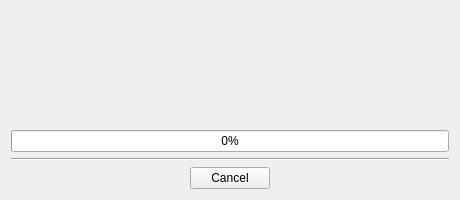
<?xml version="1.0" encoding="UTF-8"?>
<ui version="4.0">
 <class>DWait</class>
 <widget class="QDialog" name="DWait">
  <property name="windowModality">
   <enum>Qt::WindowModal</enum>
  </property>
  <property name="geometry">
   <rect>
    <x>0</x>
    <y>0</y>
    <width>460</width>
    <height>200</height>
   </rect>
  </property>
  <property name="windowTitle">
   <string>Wait</string>
  </property>
  <property name="modal">
   <bool>true</bool>
  </property>
  <layout class="QVBoxLayout" name="verticalLayout">
   <item>
    <widget class="QLabel" name="label">
     <property name="text">
      <string/>
     </property>
     <property name="alignment">
      <set>Qt::AlignCenter</set>
     </property>
    </widget>
   </item>
   <item>
    <spacer name="verticalSpacer">
     <property name="orientation">
      <enum>Qt::Vertical</enum>
     </property>
     <property name="sizeHint" stdset="0">
      <size>
       <width>20</width>
       <height>66</height>
      </size>
     </property>
    </spacer>
   </item>
   <item>
    <widget class="QProgressBar" name="progress">
     <property name="value">
      <number>0</number>
     </property>
    </widget>
   </item>
   <item>
    <widget class="Line" name="line">
     <property name="orientation">
      <enum>Qt::Horizontal</enum>
     </property>
    </widget>
   </item>
   <item>
    <layout class="QHBoxLayout" name="horizontalLayout">
     <item>
      <spacer name="horizontalSpacer">
       <property name="orientation">
        <enum>Qt::Horizontal</enum>
       </property>
       <property name="sizeHint" stdset="0">
        <size>
         <width>40</width>
         <height>20</height>
        </size>
       </property>
      </spacer>
     </item>
     <item>
      <widget class="QPushButton" name="btn_cancel">
       <property name="text">
        <string>Cancel</string>
       </property>
       <property name="autoDefault">
        <bool>false</bool>
       </property>
       <property name="default">
        <bool>false</bool>
       </property>
      </widget>
     </item>
     <item>
      <spacer name="horizontalSpacer_2">
       <property name="orientation">
        <enum>Qt::Horizontal</enum>
       </property>
       <property name="sizeHint" stdset="0">
        <size>
         <width>40</width>
         <height>20</height>
        </size>
       </property>
      </spacer>
     </item>
    </layout>
   </item>
  </layout>
 </widget>
 <tabstops>
  <tabstop>btn_cancel</tabstop>
 </tabstops>
 <resources/>
 <connections/>
</ui>
